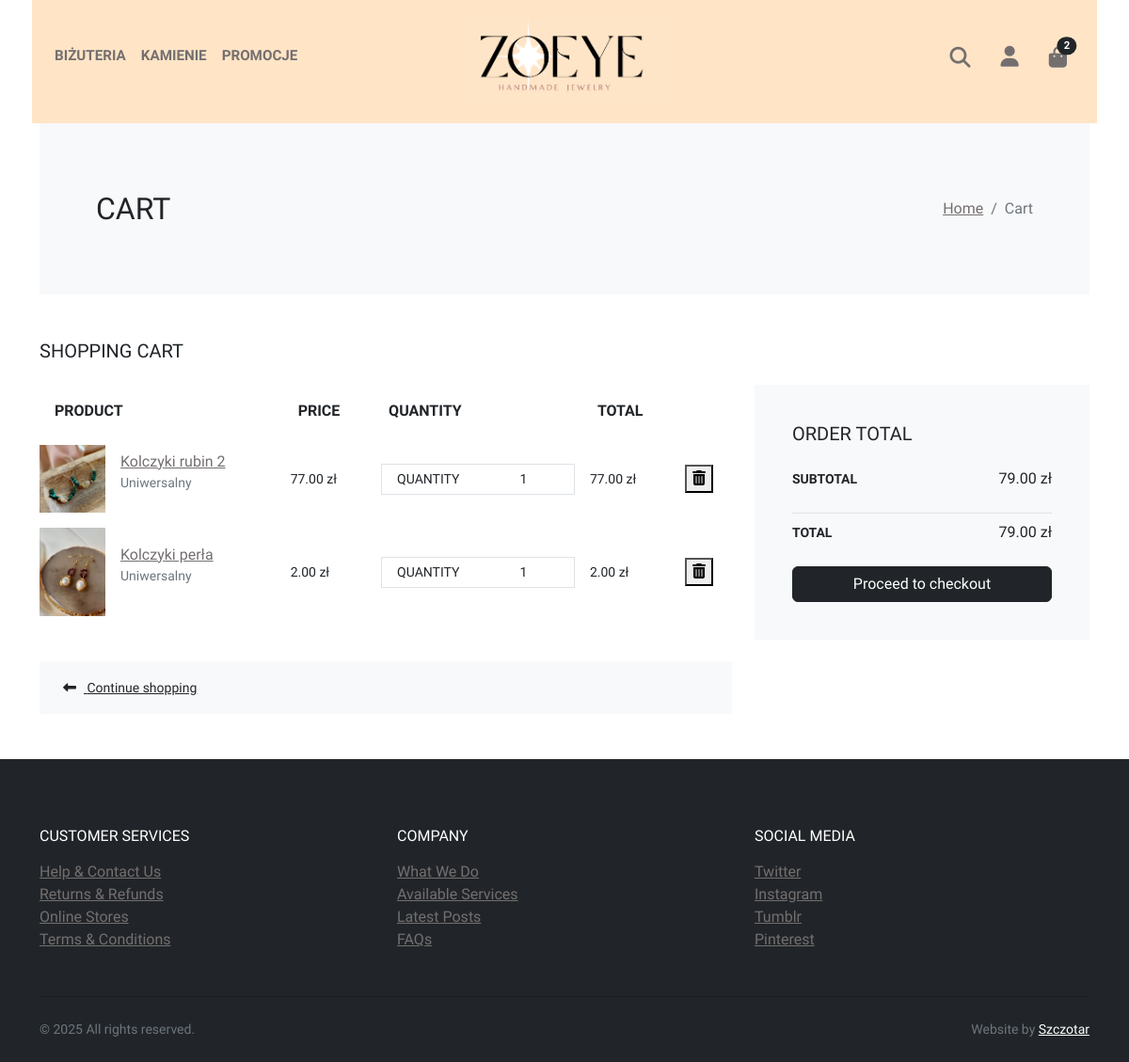
/cart/ (signed in), run on an earlier commit of the app's database.
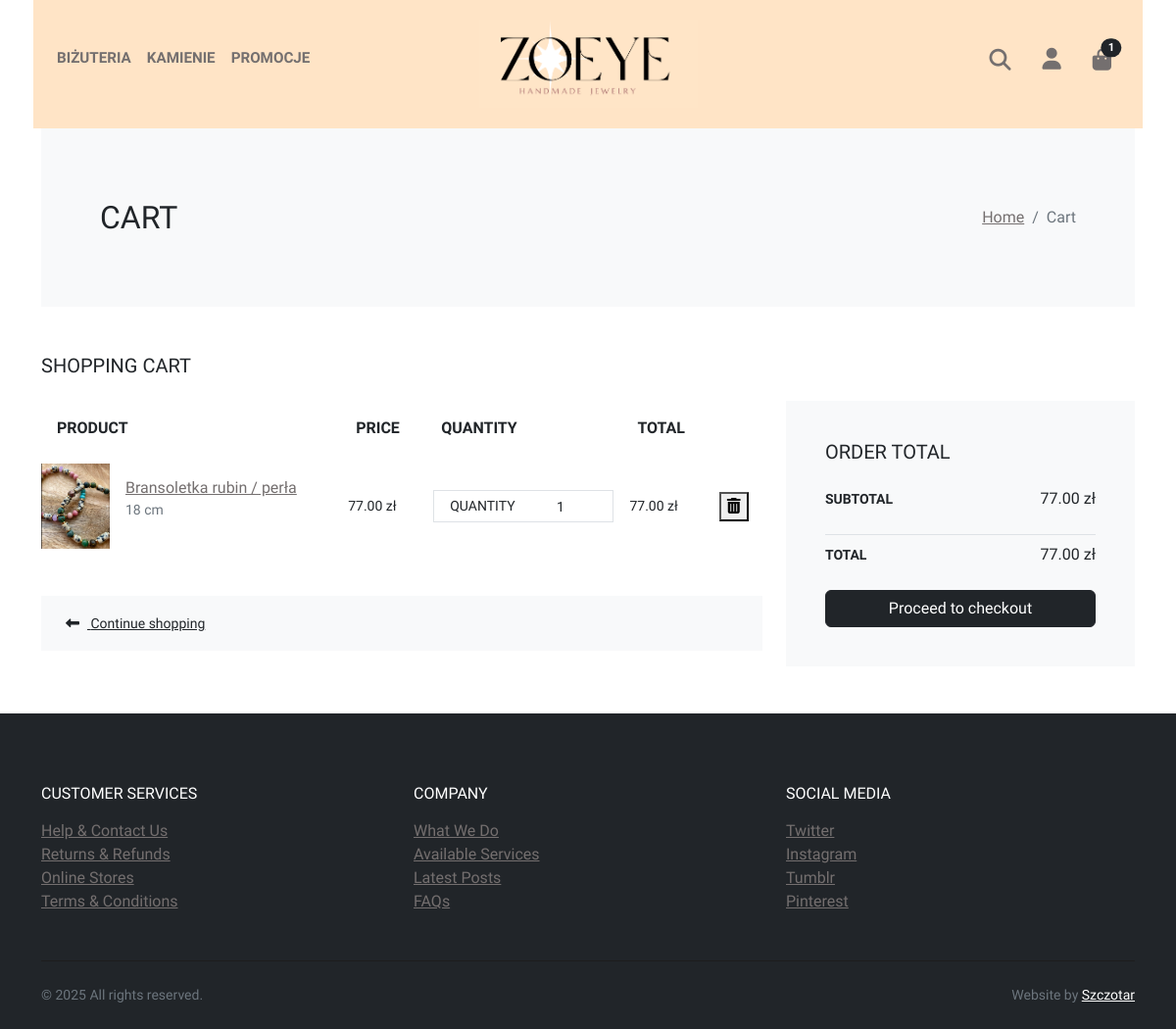
And on a later commit of the database.
### store/models.py (models this page shows, shortened)
class Product(models.Model):
    GENDER_CHOICES = [
        ('unisex', 'Unisex'),
        ('women', 'Kobiety'),
        ('men', 'Mężczyźni'),
    ]
    name = models.CharField(max_length=100)
    price = models.DecimalField(default=0, decimal_places=2, max_digits=6) # Cena bazowa
    category = models.ForeignKey(Category, on_delete=models.CASCADE, default=1)
    description = models.CharField(max_length=2500, default='', blank=True, null = True)
    is_sale = models.BooleanField(default=False)
    sale_price = models.DecimalField(default=0, decimal_places=2, max_digits=6)
    stock = models.PositiveIntegerField(default=0)
    gender = models.CharField(max_length=10, choices=GENDER_CHOICES, default='unisex') # Filtr płci
    materials = models.ManyToManyField(Material, blank=True) # Filtr materiałów/kamieni
    def get_main_image(self):
        main_image = self.images.filter(order=0).first()
        if main_image:
            return main_image.image.url
        return None
    def get_effective_price(self):
        if self.is_sale:
            return self.sale_price
        return self.price

class ProductImage(models.Model):
    product = models.ForeignKey(
        Product,
        on_delete=models.CASCADE,
        related_name='images'
    )
    image = models.ImageField(upload_to='product_images/')
    alt_text = models.CharField(max_length=255, blank=True)
    order = models.PositiveIntegerField(default=0)
    class Meta:
        ordering = ['order']

class ProductVariation(models.Model):
    product = models.ForeignKey(
        Product,
        on_delete=models.CASCADE,
        related_name='variations'
    )
    size = models.CharField(max_length=50, help_text="Np. 17cm, 18cm, S, M, L", blank=True, null=False)
    stock = models.PositiveIntegerField(default=0)
    class Meta:
        unique_together = ('product', 'size')
        ordering = ['size'] # Sortuj wariacje np. po rozmiarze
    def get_effective_price(self):
        return self.product.get_effective_price()

### cart/views.py (the view)
# urls.py: path('', views.cart_summary, name = "cart_summary"),
def cart_summary(request):
    cart = Cart(request)
    cart_items = list(cart.__iter__())
    totals = cart.cart_total()
    context = {
        "cart_items": cart_items,
        "totals": totals,
    }
    return render(request, "cart_summary.html", context)

### cart/cart.py (called while the page is built)
    def __len__(self):
        return sum(self.cart.values())

### cart/context_processors.py (called while the page is built)
def cart(request):
	return {'cart': Cart(request)}

### store/context_processors.py (called while the page is built)
def site_data(request):
    return {
        'all_materials': Material.objects.all().order_by('name'),
        'all_categories': Category.objects.all().order_by('name'), # Możesz też dodać wszystkie kategorie
    }

def api_keys(request):
    return {
        'INPOST_KEY': settings.INPOST_KEY,
    }

### cart/templates/cart_summary.html (shortened to what the changed rows need)
{% extends 'base.html' %}
{% load static %}
{% load custom_filters %}
{% block content %}
<link rel="stylesheet" href="{% static 'css/custom.css' %}">
<div class="container">
    <section class="py-5 bg-light">
        <div class="container">
            <div class="row px-4 px-lg-5 py-lg-4 align-items-center">
                <div class="col-lg-6">
                    <h1 class="h2 text-uppercase mb-0">Cart</h1>
                </div>
            </div>
        </div>
    </section>
    <section class="py-5">
        <h2 class="h5 text-uppercase mb-4">Shopping cart</h2>
        <div class="row">
             <div class="col-lg-8 mb-3 mb-lg-0">
                <div class="table-responsive mb-4">
                    <table class="table">
                        <thead>
                            <tr>
                                <th class="border-0 p-3" scope="col"> <strong class="text-small text-uppercase">Product</strong></th>
                                <th class="border-0 p-3" scope="col"> <strong class="text-small text-uppercase">Price</strong></th>
                                <th class="border-0 p-3" scope="col"> <strong class="text-small text-uppercase">Quantity</strong></th>
                                <th class="border-0 p-3" scope="col"> <strong class="text-small text-uppercase">Total</strong></th>
                                <th class="border-0 p-3" scope="col"></th>
                            </tr>
                        </thead>
                        <tbody>
                            {% if cart_items %}
                                {% for item in cart_items %}
                                    {% with current_product_obj=item.item_object.product|default:item.item_object %}
                                    {% with product_id=current_product_obj.id %}
                                    {% if product_id %}
                                        <tr id="item-{{ item.item_key }}">
                                            <th class="pl-0 border-0" scope="row">
                                                <div class="media align-items-center">
                                                    <a class="reset-anchor d-block animate-img" href="{% url 'product' product_id %}">
                                                        {% if current_product_obj.images.all %}
                                                            <img src="{{ current_product_obj.get_main_image }}" alt="{{ current_product_obj.name }}" width="70"/>
                                                        {% else %}
                                                            <img src="{% static 'img/kolczyki.png' %}" alt="Brak zdjęcia" width="70"/>
                                                        {% endif %}
                                                    </a>
                                                    <div class="media-body ml-3">
                                                        <strong class="h6"> <a class="reset-anchor" href="{% url 'product' product_id %}">{{ current_product_obj.name }}</a></strong>
                                                        {% if item.item_type == 'variation' %}
                                                             <p class="small text-muted">{{ item.item_object.size|default:"Brak rozmiaru" }}</p>
                                                        {% else %}
                                                             <p class="small text-muted">Uniwersalny</p>
                                                        {% endif %}
                                                    </div>
                                                </div>
                                            </th>
                                            <td class="align-middle border-0">
                                                <p class="mb-0 small">{{ item.item_object.get_effective_price|floatformat:2 }} zł</p>
                                            </td>
                                            <td class="align-middle border-0">
                                                <div class="border d-flex align-items-center justify-content-between px-3">
                                                    <span class="small text-uppercase text-gray quantities">Quantity</span>
                                                    <div class="quantity">
                                                        <input type="number" name="quantity" value="{{ item.quantity }}" class="form-control form-control-sm border-0 shadow-0 quantity-input" data-item-key="{{ item.item_key }}" min="0" style="width: 60px; display: inline-block; text-align: center;">
                                                    </div>
                                                </div>
                                            </td>
                                            <td class="align-middle border-0 subtotal-cell" id="subtotal-{{ item.item_key }}">
                                                <p class="mb-0 small">{{ item.subtotal|floatformat:2 }} zł</p>
                                            </td>
                                            <td class="align-middle border-0">
                                                <button type="button" class="reset-anchor remove-item-button" data-item-key="{{ item.item_key }}"><i class="fas fa-trash-alt"></i></button>
                                            </td>
                                        </tr>
                                    {% endif %}
                                    {% endwith %}
                                    {% endwith %}
                                {% endfor %}
                            {% else %}
                                <tr>
                                    <td colspan="5" class="text-center border-0">Your cart is empty.</td>
                                </tr>
                            {% endif %}
                        </tbody>
                    </table>
                </div>
            </div>
            <div class="col-lg-4">
                <div class="card border-0 rounded-0 p-lg-4 bg-light">
                    <div class="card-body">
                        <ul class="list-unstyled mb-0">
                            <li class="d-flex align-items-center justify-content-between mb-4">
                                <strong class="text-uppercase small font-weight-bold">Subtotal</strong>
                                <span id="cart-total-display">{{ totals|default:0|floatformat:2 }} zł</span>
                            </li>
                            <li class="d-flex align-items-center justify-content-between mb-4">
                                <strong class="text-uppercase small font-weight-bold">Total</strong>
                                <span id="order-total-display">{{ totals|default:0|floatformat:2 }} zł</span>
                            </li>
                        </ul>
                    </div>
                </div>
            </div>
        </div>
    </section>
</div>
{% endblock %}

What changed in the data, as far as the page shows it:
no longer on this page (row edited): Product: item_object.get_main_image (picture), item_object.name "Kolczyki rubin 2", shows "Uniwersalny", item_object.get_effective_price "77.00", quantity "1", subtotal "77.00"
no longer on this page (row edited): Product: item_object.get_main_image (picture), item_object.name "Kolczyki perła", shows "Uniwersalny", item_object.get_effective_price "2.00", quantity "1", subtotal "2.00"
now on this page (row unchanged): ProductVariation: item_object.get_main_image (picture), item_object.name "Bransoletka rubin / perła", item_object.size "18 cm", item_object.get_effective_price "77.00", quantity "1", subtotal "77.00"
Also different on the page:
{{ cart|length }}: "2" → "1"
{{ totals|default:0|floatformat:2 }}: "79.00" → "77.00"
